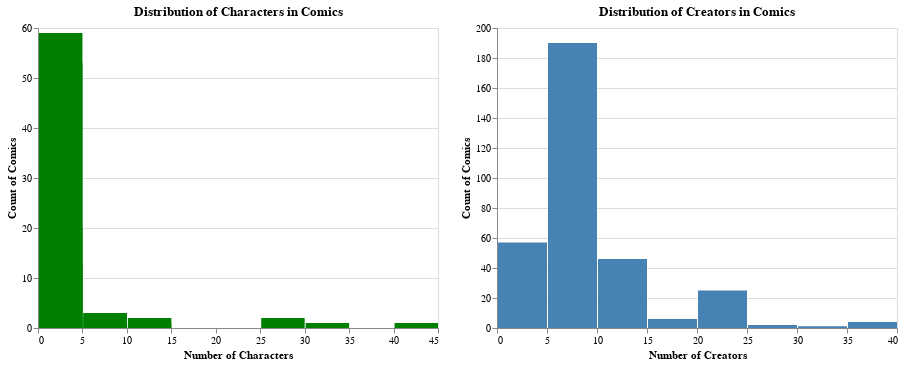

Notebook cell for this chart:
### Code cell
# Plotes the distribution of characters among comics
character_histogram = alt.Chart(character_count_df).mark_bar().encode(
    x=alt.X("character_count:Q", bin=alt.Bin(maxbins=10), title="Number of Characters"),
    y=alt.Y("count()", title="Count of Comics"),
    color=alt.value("green"),
    tooltip=["character_count", "count()"] # For mouse hoovering
).properties(
    title="Distribution of Characters in Comics",
    width=400,
    height=300
)

# Plotes the distribution of creators among comics
creator_histogram = alt.Chart(creator_count_df).mark_bar().encode(
    x=alt.X("creator_count:Q", bin=alt.Bin(maxbins=10), title="Number of Creators"),
    y=alt.Y("count()", title="Count of Comics"),
    color=alt.value("steelblue"),
    tooltip=["creator_count", "count()"]
).properties(
    title="Distribution of Creators in Comics",
    width=400,
    height=300
)

# Displays the plot
character_histogram | creator_histogram

### Figure 1 — Vega-Lite specification as saved in the notebook (floating-point values rounded to 4 significant figures; data arrays with more than 128 entries replaced by an {"elided": "..."} marker saying what was removed)
{"config": {"view": {"continuousWidth": 300, "continuousHeight": 300}}, "hconcat": [{"data": {"name": "data-fbfcf0d5c004c5c20e34fbf4d4b2b71b"}, "mark": {"type": "bar"}, "encoding": {"color": {"value": "green"}, "tooltip": [{"field": "character_count", "type": "quantitative"}, {"aggregate": "count", "type": "quantitative"}], "x": {"bin": {"maxbins": 10}, "field": "character_count", "title": "Number of Characters", "type": "quantitative"}, "y": {"aggregate": "count", "title": "Count of Comics", "type": "quantitative"}}, "height": 300, "title": "Distribution of Characters in Comics", "width": 400}, {"data": {"name": "data-474a261ae961c27899262be8a27bdda2"}, "mark": {"type": "bar"}, "encoding": {"color": {"value": "steelblue"}, "tooltip": [{"field": "creator_count", "type": "quantitative"}, {"aggregate": "count", "type": "quantitative"}], "x": {"bin": {"maxbins": 10}, "field": "creator_count", "title": "Number of Creators", "type": "quantitative"}, "y": {"aggregate": "count", "title": "Count of Comics", "type": "quantitative"}}, "height": 300, "title": "Distribution of Creators in Comics", "width": 400}], "$schema": "https://vega.github.io/schema/vega-lite/v5.20.1.json", "datasets": {"data-fbfcf0d5c004c5c20e34fbf4d4b2b71b": {"elided": "160 records"}, "data-474a261ae961c27899262be8a27bdda2": {"elided": "820 records"}}}
